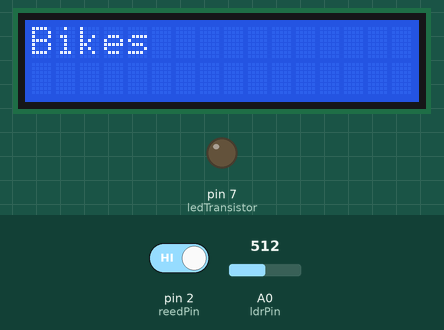
This sketch was run on a simulated Arduino Uno, built with avr-gcc and run on an emulated ATmega328P. On the bench: 16×2 character LCD, output pins drawn as LEDs (lit = HIGH). The test bench sets the inputs (shaded band); at power-on: pin 2 (reedPin) HIGH, A0 (ldrPin) = 512. What the sketch prints to the serial monitor is not drawn.

Above: at 2.2 s.
2.3 s: pin 2 (reedPin) driven LOW
At 3.4 s:
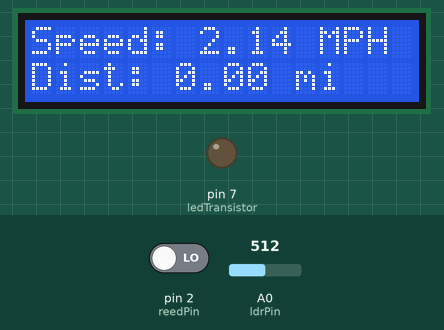
4.0 s: A0 (ldrPin) set to 107
5.5 s: A0 (ldrPin) set to 89
At 5.8 s:
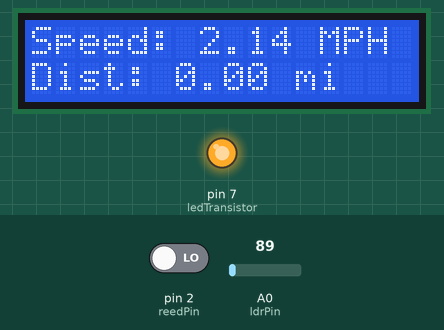
7.0 s: A0 (ldrPin) set to 110
At 8.3 s:
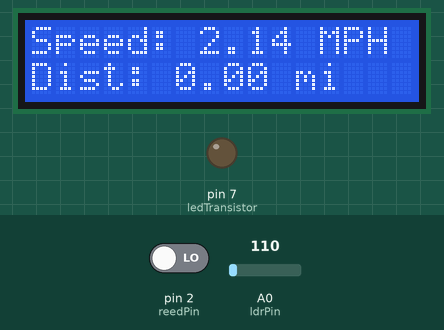
8.6 s: A0 (ldrPin) set to 90
At 9.6 s:
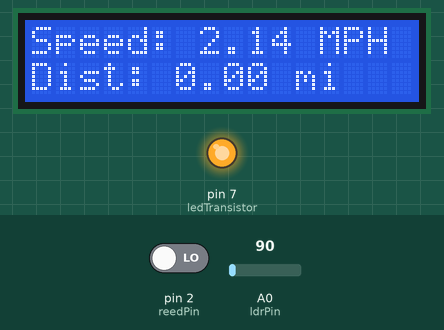
Timing chart, 0 to 11.2 s (numbered marks = the images above; inputs shaded):
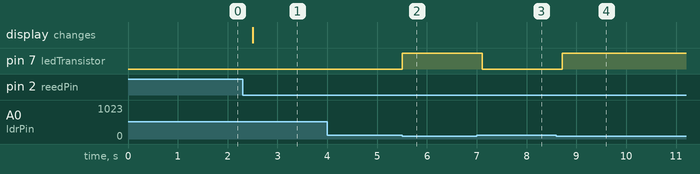

Measured:
- the behaviour switches between 100 and 99 on A0 (ldrPin) (found by bisection; images 1 and 2)
- after the input at 2.3 s, the display: changes after 0.20 s (image 1)
- after the input at 4.0 s, every drawn part: stays the same
- after the input at 5.5 s, pin 7 (ledTransistor): LOW → HIGH at once
- after the input at 7.0 s, pin 7 (ledTransistor): HIGH → LOW after 0.11 s
- after the input at 8.6 s, pin 7 (ledTransistor): LOW → HIGH after 0.11 s

The sketch:

Combined.ino
```cpp
const int ldrPin = A0;      // LDR input
const int ledTransistor = 7; // Base resistor connected here
const int threshold = 100;   // Adjust this depending on your LDR readings

#include <LiquidCrystal_I2C.h>

// LC pins
#define LC_SDA 11
#define LC_SCL 13

LiquidCrystal_I2C lcd(0x27, 16, 2);

// Reed switch pin
const int reedPin = 2;

// Wheel measurement
float wheelCircumference = 2.20; // meters (27x1 7/8 tire)

// Speed and distance tracking
volatile unsigned long lastTime = 0;
volatile unsigned long interval = 0;
volatile bool pulseDetected = false;

float speed = 0.0;       // MPH
float maxSpeed = 0.0;    // MPH
float distance = 0.0;    // miles

// Conversion constants
const float MPS_TO_MPH = 2.23694;
const float METERS_TO_MILES = 0.000621371;

// Max speed threshold for sanity check
const float MAX_SPEED_THRESHOLD = 40.0; // mph

void setup() {
  Serial.begin(9600);
  pinMode(reedPin, INPUT_PULLUP);
  attachInterrupt(digitalPinToInterrupt(reedPin), reedTriggered, FALLING);

  lcd.init();
  lcd.backlight();
  lcd.setCursor(0, 0);
  lcd.print("Bikes");
  delay(1000);

  pinMode(ledTransistor, OUTPUT);
}

void loop() {
  // Update display only when a new pulse is detected
  if (pulseDetected) {
    Serial.println("Reed fired!");
    pulseDetected = false;

    // Display speed, max, and distance
    displayData();
  }
    int lightValue = analogRead(ldrPin);
  Serial.println(lightValue);

  if (lightValue < threshold) {
    digitalWrite(ledTransistor, HIGH);  // turn LEDs on when dark
  } else {
    digitalWrite(ledTransistor, LOW);   // turn off when bright
  }
  delay(200);
}

void reedTriggered() {
  unsigned long currentTime = millis();
  interval = currentTime - lastTime;
  lastTime = currentTime;

  // Ignore extremely fast triggers (debounce)
  if (interval > 50) {
    pulseDetected = true;

    // Calculate speed in MPH
    float speedMps = wheelCircumference / (interval / 1000.0);
    speed = speedMps * MPS_TO_MPH;

    // Cap speed display for sanity (optional)
    if (speed > 60.0) speed = 60.0;

    // Only update maxSpeed if under threshold
    if (speed < MAX_SPEED_THRESHOLD && speed > maxSpeed) {
      maxSpeed = speed;
    }

    // Update distance
    distance += wheelCircumference * METERS_TO_MILES;
  }
}

void displayData() {
  lcd.clear();

  // Current speed
  lcd.setCursor(0, 0);
  lcd.print("Speed: ");
  lcd.print(speed);
  lcd.print(" MPH");

  // Distance
  lcd.setCursor(0, 1);
  lcd.print("Dist: ");
  lcd.print(distance);
  lcd.print(" mi");
}
```
